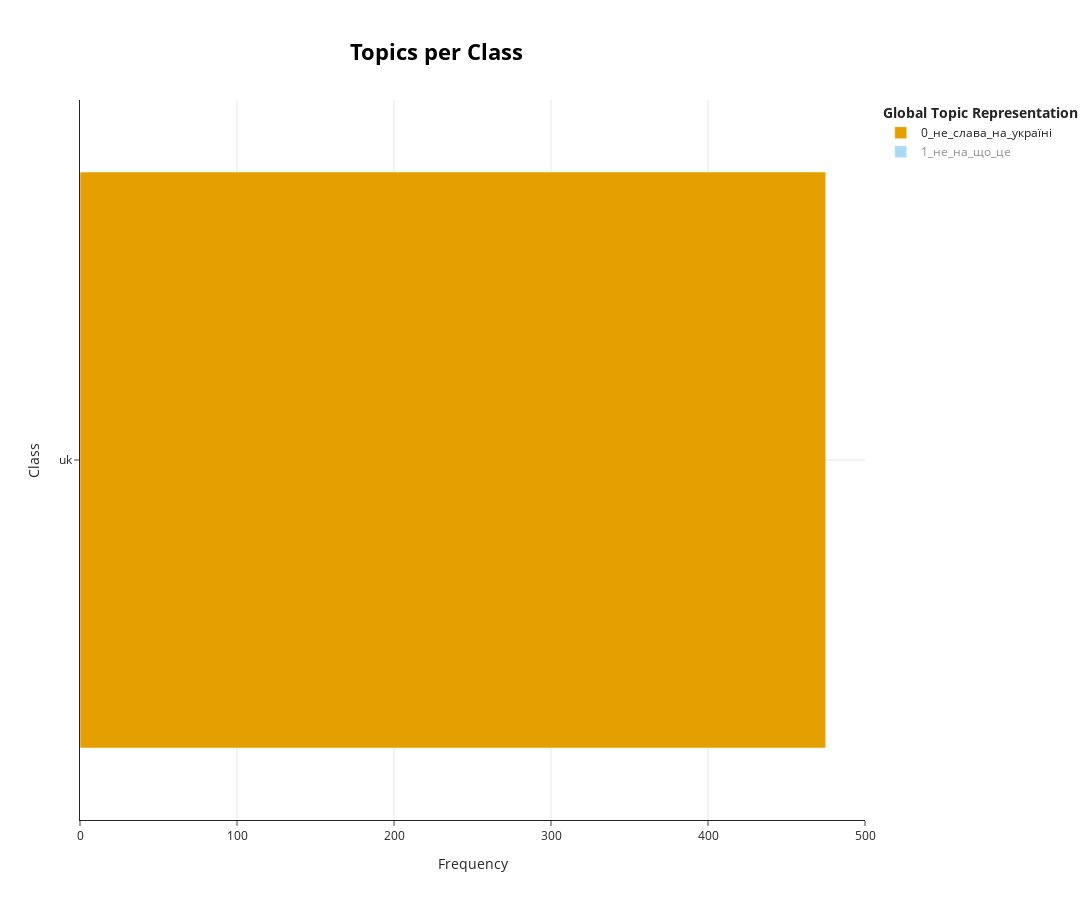

Notebook code for this chart:
### Code cell
topic_model.visualize_topics_per_class(topics_per_class, top_n_topics=10)

### Figure 1 — Plotly figure (JSON) as saved in the notebook; plotly's stock layout.template omitted (floating-point values rounded to 4 significant figures)
{"data": [{"hoverinfo": "text", "hovertext": ["<b>Topic 0</b><br>Words: не, слава, на, україні, що"], "marker": {"color": "#E69F00"}, "name": "0_не_слава_на_україні", "orientation": "h", "type": "bar", "visible": true, "x": [475], "y": ["uk"]}, {"hoverinfo": "text", "hovertext": ["<b>Topic 1</b><br>Words: не, на, що, це, та"], "marker": {"color": "#56B4E9"}, "name": "1_не_на_що_це", "orientation": "h", "type": "bar", "visible": "legendonly", "x": [87], "y": ["uk"]}], "layout": {"height": 900, "hoverlabel": {"bgcolor": "white", "font": {"family": "Rockwell", "size": 16}}, "legend": {"title": {"text": "<b>Global Topic Representation"}}, "title": {"font": {"color": "Black", "size": 22}, "text": "<b>Topics per Class", "x": 0.4, "xanchor": "center", "y": 0.95, "yanchor": "top"}, "width": 1250, "xaxis": {"showgrid": true, "title": {"text": "Frequency"}}, "yaxis": {"showgrid": true, "title": {"text": "Class"}}}}
